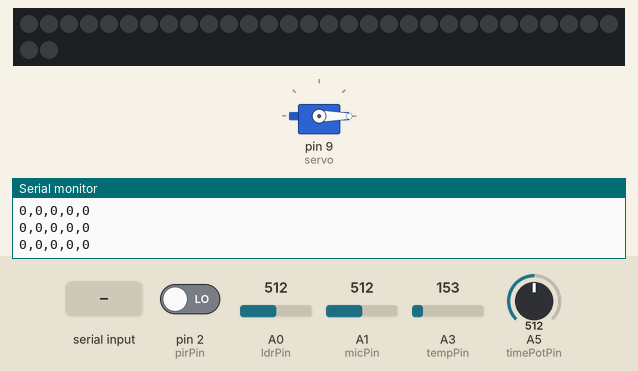
The sketch below on a simulated Arduino Uno, built with avr-gcc and run on an emulated ATmega328P. On the bench: servo, 32 RGB LEDs in strip order, left to right, continuing on the next row, the last lines printed to the serial monitor. Inputs (shaded band) come from the test bench; at power-on: pin 2 (pirPin) LOW, A0 (ldrPin) = 512, A1 (micPin) = 512, A3 (tempPin) = 153, A5 (timePotPin) = 512. Dim RGB values are drawn brighter than linear.

Above: at 1.0 s.
1.1 s: "90,45\n" received over Serial
At 2.1 s:
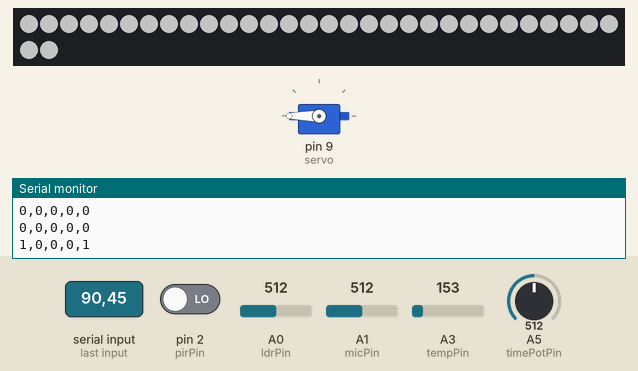
3.2 s: "1\n" received over Serial
At 4.4 s:
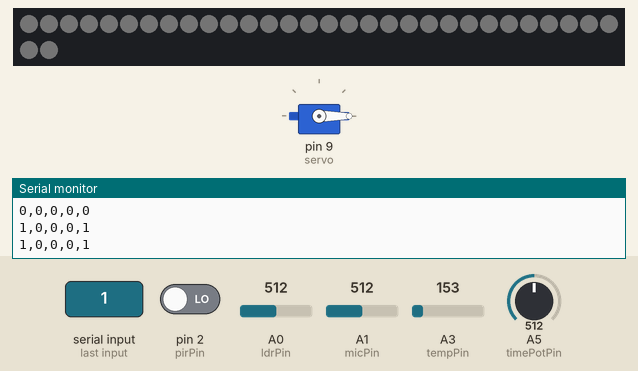
4.7 s: "0\n" received over Serial
At 5.6 s:
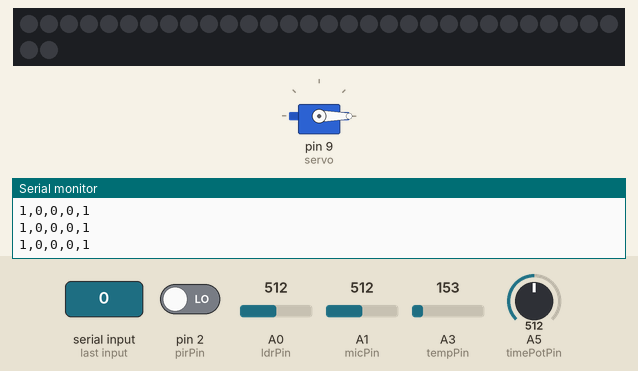
Timing chart, 0 to 7.7 s (numbered marks = the images above; inputs shaded):
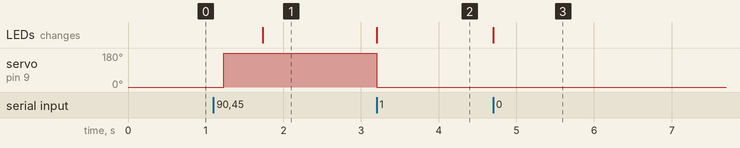

The sketch:

LampArduino.ino
```cpp
//Include needed libraries
#include <Servo.h>
#include <Adafruit_NeoPixel.h>

//Declare servo object
Servo servo;

//Declare constants for the pins used
const int ldrPin = A0;
const int micPin = A1;
const int tempPin = A3;
const int pirPin = 2;
const int timePotPin = A5;
const int stripPin = 6;

// Declare variables for LED strip
const int numLeds = 32;
Adafruit_NeoPixel strip = Adafruit_NeoPixel(numLeds, stripPin, NEO_GRB + NEO_KHZ800); //Initialize LED strip, 8 leds and pin 6

// Declare variables to store sensor values
int ldrVal = 0;
int micVal = 0;
int tempVal = 0;
int pirValue = 0;
int timePotVal = 0;
const int tempLength = 10;
int tempReadings[tempLength];
int tempAvg = 0;

int currentTemp = 0;
int currentLight = 0;
int currentSound = 0;
int currentPresence = 0;
int currentTime = 0;

int inBright, inDir;

// Declare variable to store time of last detected movement
long lastMovement;

void setup() {

  // Configure pins as input or output
  pinMode(ldrPin, INPUT);
  pinMode(micPin, INPUT);
  pinMode(tempPin, INPUT);
  pinMode(pirPin, INPUT);
  pinMode(timePotPin, INPUT);

  // Initialize servo
  servo.attach(9);
  servo.write(0);

  // Begin led strip
  strip.begin();
  for (int i = 0; i < numLeds; i++) {
    strip.setPixelColor(i, 0, 0, 0); // Set LEDs to off
  }
  strip.show(); // Update LEDs

  // Start serial monitor
  Serial.begin(9600);
  // Establish contact with computer running Processing progam
  establishContact();

}

void loop() {

  // Read raw values from sensors
  readSensors();

  // Convert raw values into ranges used in the Processing program
  ldrState();
  soundDetect();
  tempState();
  detectMotion();
  checkTime();

}

void readSensors() {

  int tempAccumulated = 0;
  float temperature;

  //read sensor values
  micVal = analogRead(micPin);
  delay(10);
  ldrVal = analogRead(ldrPin);
  delay(10);
  timePotVal = analogRead(timePotPin);
  delay(10);
  tempVal = analogRead(tempPin);
  pirValue = digitalRead(pirPin);

  // Temperature conversion from example in the book Fitzgerald, S (2012). Arduino Projects Book. Shiloh, M. & Igoe, T. (Eds.).  Arduino LLC
  // voltage = (sensor value/1024.0) * 5.0) --> temperatue = (voltage - 0.5) * 100
  // 10 milivolts change in sensor is 1 degrees change of celcius.
  temperature = (((tempVal / 1024.0) * 5.0) - 0.5) * 100;

  // Make room in the array for a new reading
  for (int i = tempLength - 2; i > 0; i--) {
    tempReadings[i + 1] = tempReadings[i];
  }
  // Store the newest reading in the array
  tempReadings[0] = temperature;

  // Sum the last readings
  for (int i = 0; i < tempLength; i++) {
    tempAccumulated += tempReadings[i];
  }

  // Calculate average temperature
  tempAvg = tempAccumulated / tempLength;;
}

// Determine the temperature range
void tempState() {
  if (tempAvg < 21 && tempAvg > 19) {
    currentTemp = 1;
  }
  else if (tempAvg >= 21) {
    currentTemp = 2;
  }
  else if (tempAvg <= 19) {
    currentTemp = 0;
  }

}

// Determine the time range.
// For demonstration purposes it is based on the readings from a potentionmeter
// rather than actual time.
void checkTime() {
  if (timePotVal <= 255) {
    currentTime = 0;
  } else if (timePotVal > 255 && timePotVal <= 512) {
    currentTime = 1;
  } else if (timePotVal > 512 && timePotVal <= 768) {
    currentTime = 2;
  } else {
    currentTime = 3;
  }
}

// Determine the light range.
void ldrState() {
  if (ldrVal > 600 && ldrVal < 800) {
    currentLight = 1;
  }
  else if (ldrVal <= 600) {
    currentLight = 0;
  }
  else if (ldrVal >= 800) {
    currentLight = 2;
  }
}

// Determine if the behavior is being reinforced.
// For the demonstrator we are only looking at whether the sound level
// raises above a certain threshold
void soundDetect() {
  if (micVal > 78 || micVal < 55) {
    currentSound = 1;
  }
  else {
    currentSound = 0;
  }
}

// Determine if somebody has been present around the lamp
// within the last minute.
void detectMotion() {
  if (pirValue == 1) {
    currentPresence = 1;
    lastMovement = millis();
  }
  else if ( millis() - lastMovement > 60000) {
    currentPresence = 0;
  }
}


// Called upon receiving a new state from the serial communication.
// Moves the servo and changes the light brightness accordingly.
void updateState(int bright, int dir) {

  // Move servo
  if (dir == 0) {
    servo.write(0);
  } else {
    servo.write(180);
    delay(500);
  }

  // Update brightness for all LEDS in the strip
  for (int i = 0; i < numLeds; i++) {
    strip.setPixelColor(i, bright, bright, bright);
  }
  strip.show(); // Updating LED strip with new values

}

// Serial communicaton
// Sends the detected range for each property separated by a comma
void serialSend() {

  Serial.print(currentTime);
  Serial.print(",");

  Serial.print(currentLight);
  Serial.print(",");

  Serial.print(currentTemp);
  Serial.print(",");

  Serial.print(currentPresence);
  Serial.print(",");

  Serial.println(currentSound);
}

// Established contact with the computer
void establishContact() {
  while (Serial.available() <= 0) {
    Serial.println("0,0,0,0,0");
    delay(300);
  }
}

// Called upon receiving data via the serial port
// The serial communication is highly inspired by the following example: https://www.arduino.cc/en/Tutorial/SerialCallResponseASCII
void serialEvent() {

  if (Serial.available() > 0) {

    // Get the incoming string
    String inString = (String)Serial.readStringUntil('\n');

    // Use the helper function to split string into separate values
    String inBrightStr = getValue(inString, ',', 0);
    String inDirStr = getValue(inString, ',', 1);

    // Convert strings to integers
    int inBright = inBrightStr.toInt();
    int inDir = inDirStr.toInt();

    // Update the lamp actuators
    updateState(inBright, inDir);

    // Send data back through the serial port
    serialSend();

  }
}

// This helper function was copied from http://arduino.stackexchange.com/questions/1013/how-do-i-split-an-incoming-string on the 17/01/2017
// Credit oharkins and H.Pauwelyn
// The function helps separate a string into a series of values.
String getValue(String data, char separator, int index)
{
  int found = 0;
  int strIndex[] = { 0, -1 };
  int maxIndex = data.length() - 1;

  for (int i = 0; i <= maxIndex && found <= index; i++) {
    if (data.charAt(i) == separator || i == maxIndex) {
      found++;
      strIndex[0] = strIndex[1] + 1;
      strIndex[1] = (i == maxIndex) ? i + 1 : i;
    }
  }
  return found > index ? data.substring(strIndex[0], strIndex[1]) : "";
}
```

Measured:
- after the input at 1.1 s, servo on pin 9 (servo): 0° → 180° after 0.13 s; the LEDs: change after 0.64 s (image 1)
- after the input at 3.2 s, servo on pin 9 (servo): 180° → 0° at once; the LEDs: change at once (image 2)
- after the input at 4.7 s, the LEDs: change at once (image 3)
